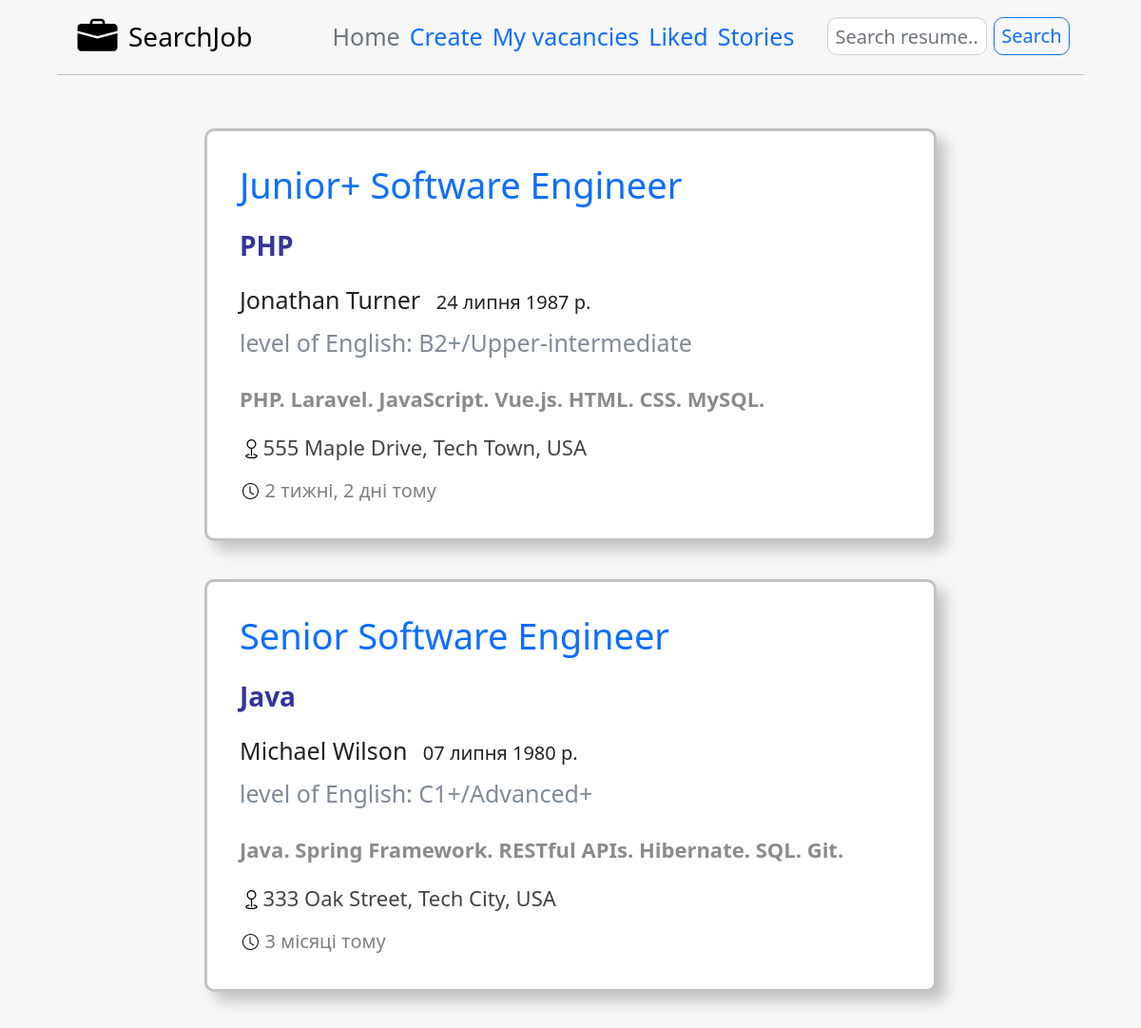
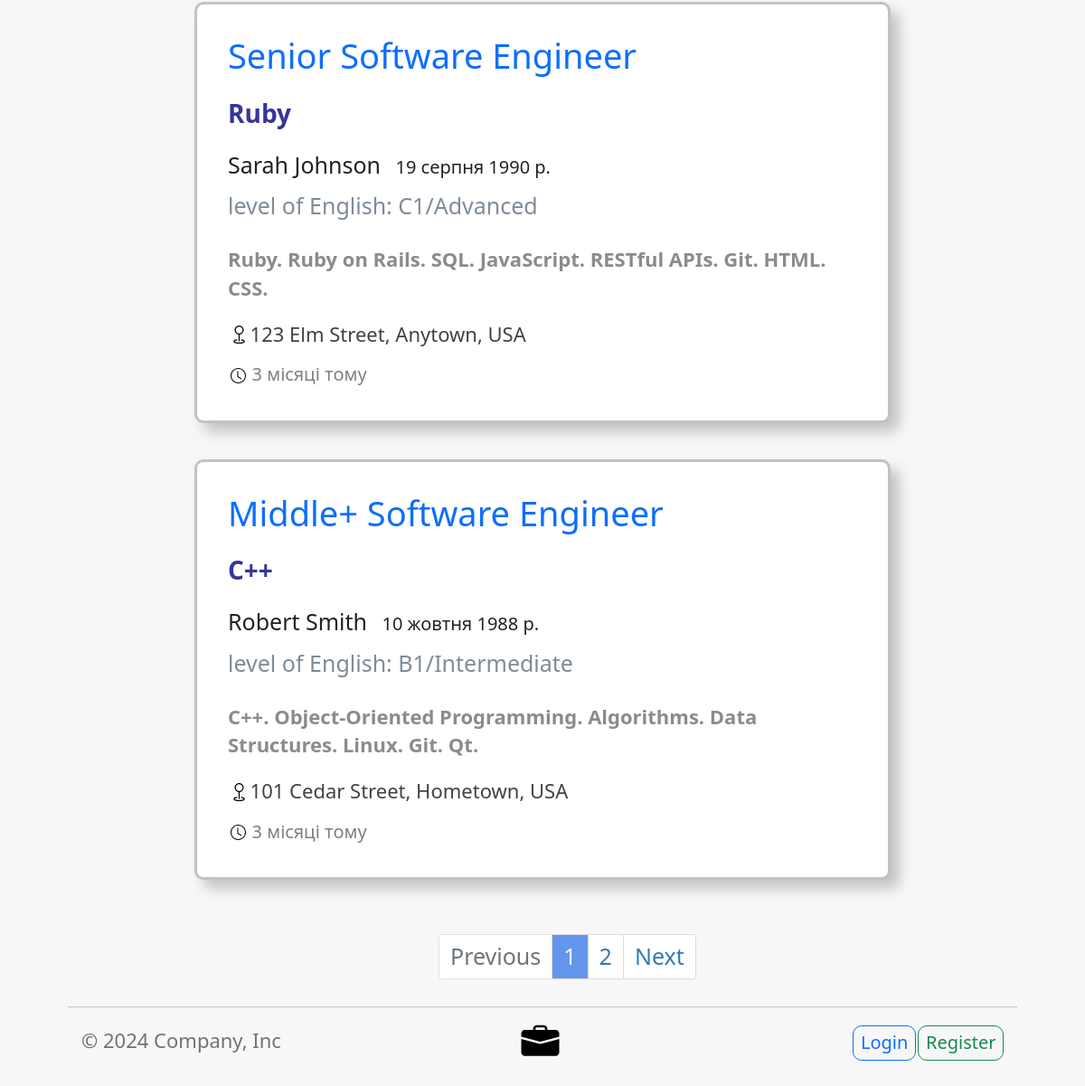
/employer/, run on the app's committed database (2 pictures, top to bottom).
### employee/models.py (models this page shows, shortened)
class EmployeeModel(models.Model):
    name = models.CharField(max_length=40, default='')
    birth = models.DateField(default='', max_length=10)
    address = models.CharField(max_length=50)
    phone_number = models.CharField(max_length=20)
    link_to_own_website = models.URLField(default='', null=True, blank=True)
    linkedin = models.URLField(default='', null=True, blank=True)
    github = models.URLField(default='', null=True, blank=True)
    email = models.EmailField(max_length=40)
    image = models.ImageField(null=True, blank=True,
                              width_field='width_field',
                              height_field='height_field',
                              upload_to=get_path_to_img)
    height_field = models.IntegerField(default=0)
    width_field = models.IntegerField(default=0)
    description_about_yourself = models.TextField(default='')
    level_of_english = models.CharField(max_length=30, choices=level_of_eng(), default=level_of_eng()[4][0])
    education = models.TextField(default='')
    hard_skills = models.TextField(default='')
    work_experience = models.TextField(default='')
    main_programming_language = models.CharField(max_length=15, choices=programming_languages(),
                                                 default=programming_languages()[11][0])
    soft_skills = models.TextField(default='')
    desired_salary = models.PositiveSmallIntegerField(default='500')
    additional_files = models.FileField(default='', null=True, blank=True)
    timestamp = models.DateTimeField(auto_now_add=True)
    update = models.DateTimeField(auto_now=True)
    type_of_job = models.CharField(max_length=50, choices=type_of_job(), default=type_of_job()[0][0])
    user = models.ForeignKey(
        settings.AUTH_USER_MODEL,
        default=1,
        on_delete=models.PROTECT
    )
    class Meta:
        ordering = ('-timestamp', 'name')
        verbose_name = 'Resume'
        verbose_name_plural = 'Resumes'
    def get_url_to_whole_resume(self):
        return f'/{settings.USER_SIDE}/resume/{self.id}/'

### employer/views.py (the view, shortened to what this page needs)
# urls.py: path('employer/', include('employer.urls'), name='home-employer'),
def home(request):
    settings.USER_SIDE = 'employer'
    queryset = EmployeeModel.objects.all()
    query = request.GET.get('q_resumes')
    resumes_per_page = 4
    paginator = Paginator(queryset, resumes_per_page)
    page_request_var = 'page'
    page = request.GET.get(page_request_var)
    try:
        queryset = paginator.get_page(page)
    except PageNotAnInteger:
        queryset = paginator.page(paginator.num_pages)
    except EmptyPage:
        queryset = paginator.page(paginator.num_pages)
    context = {
        'resumes': queryset,
        'page_request_var': page_request_var,
        'paginator_range': paginator_array(paginator.num_pages, paginator.get_page(page).number),
        'count_of_pages': paginator.num_pages,
        'count_of_resumes': len(queryset),
        'current_year': get_current_year()
    }
    return render(request, 'employer/home.html', context)

### additional_functions/additional.py (called while the page is built, shortened)
def paginator_array(all_pages, current_page):
    lst = []
    if all_pages < 6:
        lst = [i+1 for i in range(0, all_pages)]
    return lst

def get_current_year():
    current_date = datetime.datetime.now()
    return current_date.year

### templates/employer/home.html (shortened to what this page needs)
{% extends 'employer/base_employer_block.html' %}
{% block add_in_nav %}
    <ul class="nav col-12 col-md-6 me-lg-auto mb-2 justify-content-center mb-md-0" style="font-size: 25px;">
        <li><a href="{% url 'employer:home-employer' %}" class="nav-link px-2 link-secondary">Home</a></li>
        <li><a href="{% if user.is_authenticated %}{% url 'employer:create' %}{% else %}{% url 'users:login' %}{% endif %}" class="nav-link px-2">Create</a></li>
        <li><a href="{% if user.is_authenticated %}{% url 'employer:vacancies' %}{% else %}{% url 'users:login' %}{% endif %}" class="nav-link px-2">My vacancies</a></li>
        <li><a href="{% if user.is_authenticated %}{% url 'employer:liked' %}{% else %}{% url 'users:login' %}{% endif %}" class="nav-link px-2">Liked</a></li>
        <li><a href="{% if user.is_authenticated %}{% url 'story:home-story' %}{% else %}{% url 'users:login' %}{% endif %}" class="nav-link px-2">Stories</a></li>
    </ul>
    <form class="col-12 col-lg-auto mb-3 mb-lg-0 me-lg-3" style="display: flex;" action="" method="GET">
        <input type="text" style="margin-right: 7px; height: 40px; font-size: 20px; margin-top: 8px; border-radius: 10px;" name="q_resumes" class="form-control" placeholder="Search resume..." aria-label="Search" value="{{ request.GET.q_resumes }}">
        <input type="submit" style="font-size: 20px; margin-top: 8px; border-radius: 10px;" value="Search" class="btn btn-outline-primary me-2">
    </form>
{% endblock add_in_nav %}
{% block main_content %}
    <div class="col-sm-8 col-sm-offset-2" style="margin-top: 50px;">
        {% for resume in resumes %}
            <div class="row">
                <div class="col-sm-20" style="margin-bottom: 20px;">
                    <div class="thumbnail" style="border-radius: 10px; border: 3px solid rgba(178,178,178,0.79); box-shadow: 10px 10px 14px rgba(159,159,159,0.57);">
                        <div class="caption" style="padding: 30px;">
                            <h3 style="font-size: 38px; text-align: left;"><a style="text-decoration: none" href="{{ resume.get_url_to_whole_resume }}">{{ resume.type_of_job }}</a></h3>
                            <p style="color: #35359b; font-size: 28px; font-weight: bolder; padding-top: 15px;">
                                {{ resume.main_programming_language }}
                            </p>
                            <p style="font-size: 25px; margin-top: 20px; color: rgba(0,0,0,0.87); font-weight: 500">
                                <span class="name">
                                    {{ resume.name }}
                                </span>
                                <span style="margin-left: 10px; font-size: 20px;">
                                    {{ resume.birth }}
                                </span>
                            </p>
                            <p style="font-size: 25px; color: #7f8b99;">
                               level of English: {{ resume.level_of_english }}
                            </p>
                            <p class="description" style="font-size: 22px; font-weight: 600; color: rgba(77,77,77,0.65); padding-top: 15px; padding-bottom: 10px;">
                                {{ resume.hard_skills }}
                            </p>
                            <div>
                                <div>
                                    <span style="font-size: 22px; color: rgba(0,0,0,0.74);">{{ resume.address }}</span>
                                </div>
                                <div style="margin-top: 10px;">
                                    <span style="font-size: 20px; font-weight: 500; color: rgba(80,80,80,0.73)">{{ resume.timestamp|timesince }} тому</span>
                                </div>
                            </div>
                        </div>
                    </div>
                </div>
            </div>
        {% endfor %}
    </div>
    {% if count_of_pages > 1 %}
        <div class="col-sm-8 col-sm-offset-4" style="padding-left: 85px;">
            {% include 'employer/paginator.html' %}
        </div>
    {% endif %}
{% endblock main_content %}

### data on the page
EmployeeModel: type_of_job "Junior+ Software Engineer", main_programming_language "PHP", name "Jonathan Turner", birth "24 липня 1987 р.", level_of_english "B2+/Upper-intermediate", hard_skills "PHP. Laravel. JavaScript. Vue.js. HTML. CSS. MySQL.", address "555 Maple Drive, Tech Town, USA", timestamp "2 тижні, 2 дні"
EmployeeModel: type_of_job "Senior Software Engineer", main_programming_language "Java", name "Michael Wilson", birth "07 липня 1980 р.", level_of_english "C1+/Advanced+", hard_skills "Java. Spring Framework. RESTful APIs. Hibernate. SQL. Git.", address "333 Oak Street, Tech City, USA", timestamp "3 місяці"
EmployeeModel: type_of_job "Senior Software Engineer", main_programming_language "Ruby", name "Sarah Johnson", birth "19 серпня 1990 р.", level_of_english "C1/Advanced", hard_skills "Ruby. Ruby on Rails. SQL. JavaScript. RESTful APIs. Git. HTML. CSS.", address "123 Elm Street, Anytown, USA", timestamp "3 місяці"
EmployeeModel: type_of_job "Middle+ Software Engineer", main_programming_language "C++", name "Robert Smith", birth "10 жовтня 1988 р.", level_of_english "B1/Intermediate", hard_skills "C++. Object-Oriented Programming. Algorithms. Data Structures. Linux. Git. Qt.", address "101 Cedar Street, Hometown, USA", timestamp "3 місяці"

### other printed values
{{ page }} "1" "2"
{{ current_year }} "2024"
